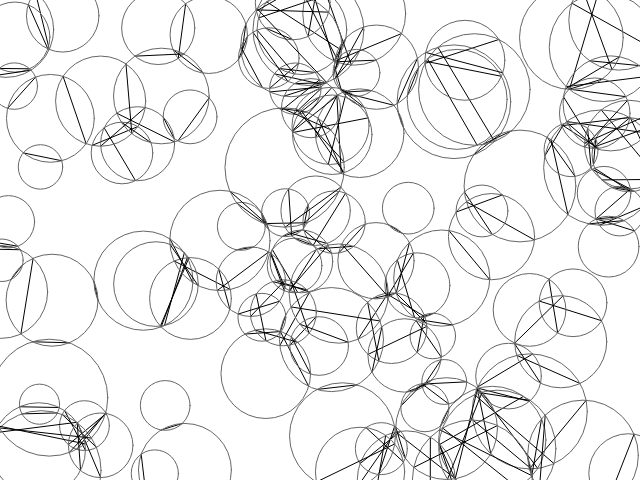
Frame 1 (no input)
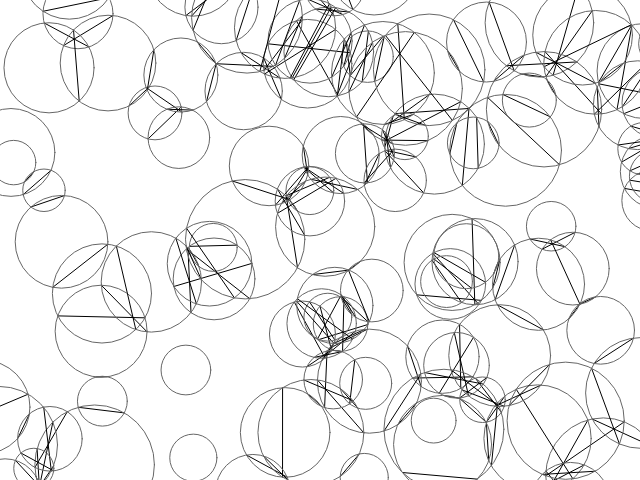
Frame 60 (no input)
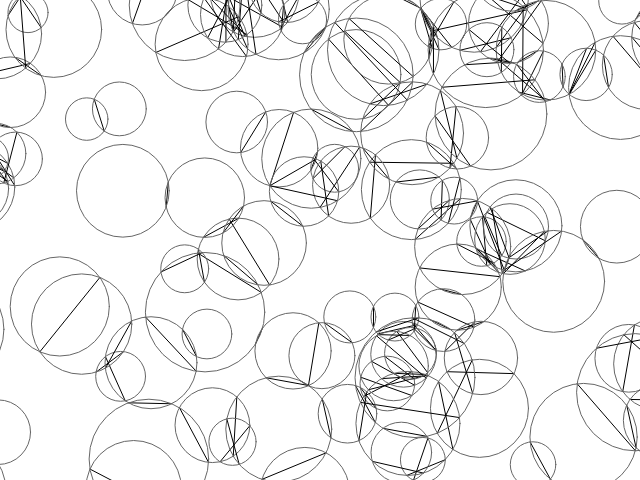
Frame 120 (the mouse pressed at the canvas centre since frame 60)

The p5.js sketch that drew these frames (run headless with seeded random() and noise() and a simulated clock; from frame 60 on, the mouse is pressed at the canvas centre):

// p5.js sketch
// ── sketch.js
/* 
 
   Structure 3 (work in progress) 
   
   A surface filled with one hundred medium to small sized circles. 
   Each circle has a different size and direction, but moves at the same slow rate. 
   Display: 
   A. The instantaneous intersections of the circles 
   B. The aggregate intersections of the circles 
 
   Ported to p5.js by Casey Reas
   11 July 2016
   p5.js 0.5.2
  
   Restored by Casey Reas <http://reas.com> 
   22 June 2016 
   Processing v.3.1.1 <http://processing.org> 
  
   Implemented by Casey Reas <http://groupc.net> 
   Uses circle intersection code from William Ngan <http://metaphorical.net> 
   Processing v.68 <http://processing.org> 
 
*/

var numCircle = 100;
var circles = [];

function setup() {
  createCanvas(640, 480);
  frameRate(30);
  for (var i = 0; i < numCircle; i++) {
    var x = random(width);
    var y = random(height);
    var r = random(20, 60);
    var xspeed = random(-1.25, 1.25);
    var yspeed = random(-1.25, 1.25);
    circles[i] = new Circle(x, y, r, xspeed, yspeed, i);
  }
}

function draw() {
  background(255);
  for (var i = 0; i < circles.length; i++) {
    circles[i].update();
  }
  for (var j = 0; j < circles.length; j++) {
    circles[j].move();
  }
}

function Circle(px, py, pr, psp, pysp, pid) {
  this.x = px;
  this.y = py;
  this.r = pr;
  this.r2 = this.r * this.r;
  this.sp = psp;
  this.ysp = pysp;
  this.id = pid;

  this.update = function() {
    for (var i = this.id + 1; i < numCircle; i++) {
      intersect(circles[this.id], circles[i]);
    }
    stroke(102);
    noFill();
    ellipse(this.x, this.y, this.r * 2, this.r * 2);
  }

  this.move = function() {
    this.x += this.sp;
    this.y += this.ysp;
    if (this.sp > 0) {
      if (this.x > width + this.r) {
        this.x = -this.r;
      }
    } else {
      if (this.x < -this.r) {
        this.x = width + this.r;
      }
    }
    if (this.ysp > 0) {
      if (this.y > height + this.r) {
        this.y = -this.r;
      }
    } else {
      if (this.y < -this.r) {
        this.y = height + this.r;
      }
    }
  }
}

function intersect(cA, cB) {

  var dx = cA.x - cB.x;
  var dy = cA.y - cB.y;
  var d2 = dx * dx + dy * dy;
  var d = sqrt(d2);

  if ((d > cA.r + cB.r) || (d < abs(cA.r - cB.r))) {
    return; // no solution 
  }

  var a = (cA.r2 - cB.r2 + d2) / (2 * d);
  var h = sqrt(cA.r2 - a * a);
  var x2 = cA.x + a * (cB.x - cA.x) / d;
  var y2 = cA.y + a * (cB.y - cA.y) / d;

  var paX = x2 + h * (cB.y - cA.y) / d;
  var paY = y2 - h * (cB.x - cA.x) / d;
  var pbX = x2 - h * (cB.y - cA.y) / d;
  var pbY = y2 + h * (cB.x - cA.x) / d;

  stroke(0);
  line(paX, paY, pbX, pbY);

}
